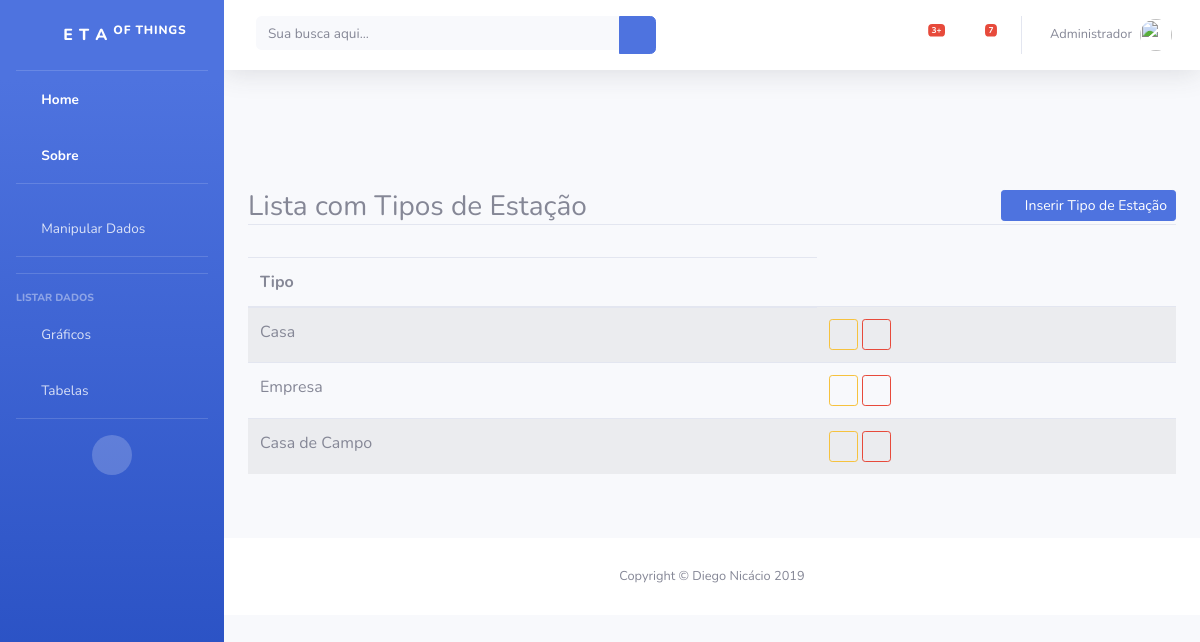
The page /listar/tipo-estacao/ (signed in) on the database its author committed.
### pessoa/models.py (models this page shows, shortened)
class TipoEstacao(models.Model):
    tipo = models.CharField(max_length=50, verbose_name="Tipo de Estação", help_text="Ex: Casa, Empresa, Casa de Campo.")
    usuario = models.ForeignKey(User, on_delete=models.PROTECT)

### pessoa/views.py (the view)
# urls.py: path('listar/tipo-estacao/', TipoEstacaoList.as_view(), name="listar-tipo-estacao"),
class TipoEstacaoList(GroupRequiredMixin, LoginRequiredMixin, ListView):
    group_required = u"Usuário"
    model = Sensor
    template_name = "listas/list_tipo_estacao.html"
    def get_queryset(self):
        self.object_list = TipoEstacao.objects.filter(usuario=self.request.user)
        return self.object_list

### pessoa/templates/listas/list_tipo_estacao.html
{% extends 'base.html' %}
{% load static %}
{% block main %}
<div class="container py-5">
    <div class="row mt-5">
        <div class="col-lg">
            <h3 class="border-bottom">
                Lista com Tipos de Estação
                <a href="{% url 'cadastrar-tipo-estacao' %}" class="float-right btn btn-primary btn-sm">
                    <i class="fa fa-plus-circle" aria-hidden="true"></i>
                    Inserir Tipo de Estação
                </a>
            </h3>
        </div>
    </div>
    <div class="row">
        <div class="col-lg mt-4">
            <table class="table table-striped">
                <thead>
                    <tr>
                        <th>Tipo</th>
                    </tr>
                </thead>
                <tbody>
                    {% for obj in object_list %}
                    <tr>
                        <td>{{ obj.tipo }}</td>
                        <td>
                            <a href="{% url 'editar-tipo-estacao' obj.pk %}" class="btn btn-outline-warning btn-sm">
                                <i class="fa fa-edit" aria-hidden="true"></i>
                            </a>
                            <a href="{% url 'excluir-tipo-estacao' obj.pk %}" class="btn btn-outline-danger btn-sm">
                                <i class="fa fa-trash" aria-hidden="true"></i>
                            </a>
                        </td>
                    </tr>
                    {% empty %}
                    <tr>
                        <td colspan="100%">Nenhum tipo de estação cadastrado</td>
                    </tr>
                    {% endfor %}
                </tbody>
            </table>
        </div>
    </div>
</div>
{% endblock %}

### pessoa/templates/base.html (shortened to what this page needs)
{% load static %}
<!DOCTYPE html>
<html lang="en">
<head>
  <link href="{% static 'vendor/bootstrap/css/bootstrap.css' %}" rel="stylesheet">
  <link href="{% static 'vendor/fontawesome-free/css/all.min.css' %}" rel="stylesheet" type="text/css">
  <link href="{% static 'css/sb-admin-2.min.css' %}" rel="stylesheet">
</head>
<body id="page-top">
  <div id="wrapper">
    {% block menu %}
    <ul class="navbar-nav bg-gradient-primary sidebar sidebar-dark accordion" id="accordionSidebar">
      <a class="sidebar-brand d-flex align-items-center justify-content-center" href="{% url 'index' %}">
        <div class="sidebar-brand-icon rotate-n-15">
          <i class="fas fa-laugh-wink"></i>
        </div>
        <div class="sidebar-brand-text mx-3">E  T  A   <sup>Of Things</sup></div>
      </a>
      <hr class="sidebar-divider my-0">
      <li class="nav-item active">
        <a class="nav-link" href="{% url 'index' %}">
          <i class="fas fa-fw fa-tachometer-alt"></i>
          <span>Home</span></a>
        </li>
        <li class="nav-item active">
          <a class="nav-link" href="{% url 'sobre' %}">
            <i class="fas fa-fw fa-user-graduate"></i>
            <span>Sobre</span></a>
          </li>
          {% if request.user.is_authenticated %}
          <hr class="sidebar-divider">
          <li class="nav-item">
            <a class="nav-link collapsed" href="#" data-toggle="collapse" data-target="#collapseTwo" aria-expanded="true" aria-controls="collapseTwo">
              <i class="fas fa-fw fa-wrench"></i>
              <span>Manipular Dados</span>
            </a>
            <hr class="sidebar-divider">
          </li>
          <hr class="sidebar-divider">
          <div class="sidebar-heading">
            Listar Dados
          </div>
          <li class="nav-item">
            <a class="nav-link" href="#">
              <i class="fas fa-fw fa-chart-area"></i>
              <span>Gráficos</span></a>
            </li>
            <li class="nav-item">
              <a class="nav-link" href="#">
                <i class="fas fa-fw fa-table"></i>
                <span>Tabelas</span></a>
              </li>
             {% endif %}
              <hr class="sidebar-divider d-none d-md-block">
              <div class="text-center d-none d-md-inline">
                <button class="rounded-circle border-0" id="sidebarToggle"></button>
              </div>
            </ul>
            <div id="content-wrapper" class="d-flex flex-column">
              <div id="content">
                <nav class="navbar navbar-expand navbar-light bg-white topbar mb-4 static-top shadow">
                  <form class="d-none d-sm-inline-block form-inline mr-auto ml-md-3 my-2 my-md-0 mw-100 navbar-search">
                    <div class="input-group">
                      <input type="text" class="form-control bg-light border-0 small" placeholder="Sua busca aqui..." aria-label="Search" aria-describedby="basic-addon2">
                      <div class="input-group-append">
                        <button class="btn btn-primary" type="button">
                          <i class="fas fa-search fa-sm"></i>
                        </button>
                      </div>
                    </div>
                  </form>
                  <ul class="navbar-nav ml-auto">
                    {% if user.is_authenticated %}
                    <li class="nav-item dropdown no-arrow mx-1">
                      <a class="nav-link dropdown-toggle" href="#" id="alertsDropdown" role="button" data-toggle="dropdown" aria-haspopup="true" aria-expanded="false">
                        <i class="fas fa-bell fa-fw"></i>
                        <span class="badge badge-danger badge-counter">3+</span>
                      </a>
                    </li>
                    <li class="nav-item dropdown no-arrow mx-1">
                      <a class="nav-link dropdown-toggle" href="#" id="messagesDropdown" role="button" data-toggle="dropdown" aria-haspopup="true" aria-expanded="false">
                        <i class="fas fa-envelope fa-fw"></i>
                        <span class="badge badge-danger badge-counter">7</span>
                      </a>
                    </li>
                    <li class="nav-item dropdown no-arrow">
                      <a class="nav-link dropdown-toggle" href="#" id="userDropdown" role="button" data-toggle="dropdown" aria-haspopup="true" aria-expanded="false">
                        <span class="mr-2 d-none d-lg-inline text-gray-600 small">{{ request.user.first_name }}</span>
                        <img class="img-profile rounded-circle" src="https://image.flaticon.com/icons/png/512/21/21104.png">
                      </a>
                    </li>
                  </ul>
                  {% endif %}
                </nav>
                {% endblock %}
                {% block main %}{% endblock %}
                {% block rodape %}
                <footer class="sticky-footer bg-white">
                  <div class="container my-auto">
                    <div class="copyright text-center my-auto">
                      <span>Copyright &copy; Diego Nicácio 2019</span>
                    </div>
                  </div>
                </footer>
              </div>
            </div>
            {% endblock %}
          </body>
          </html>

### rows shown on the page
TipoEstacao: tipo "Casa"
TipoEstacao: tipo "Empresa"
TipoEstacao: tipo "Casa de Campo"

### other values the page prints
{{ request.user.first_name }} "Administrador"
